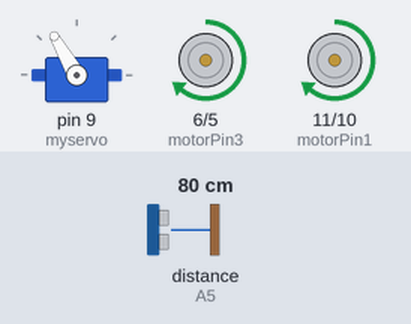
The sketch below on a simulated Arduino Uno, built with avr-gcc and run on an emulated ATmega328P. Shown: servo, motor-driver pin pairs drawn as motors (green arrow = first pin HIGH = forward, orange = second pin HIGH = backward, longer = more drive). Inputs (shaded band) come from the test bench; at power-on: distance to the obstacle (sensor on A5) 80 cm. The echo pulse lasts 58.3 µs per cm.

Above: at 3.7 s.
3.8 s: distance to the obstacle (sensor on A5) set to 34 cm
5.3 s: distance to the obstacle (sensor on A5) set to 29 cm
At 6.9 s:
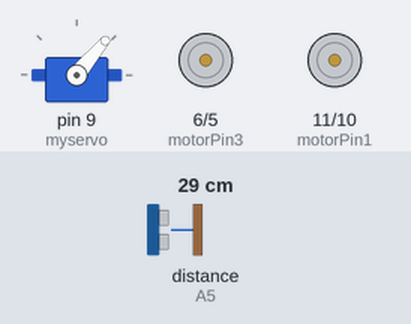
8.3 s: distance to the obstacle (sensor on A5) set to 35 cm
At 8.3 s:
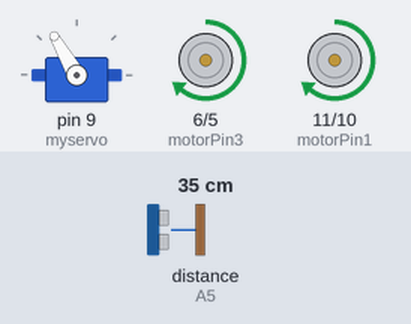
9.8 s: distance to the obstacle (sensor on A5) set to 2 cm
At 12.0 s:
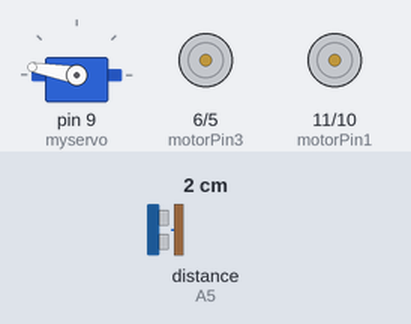
Timing chart, 0 to 13.8 s (numbered marks = the images above; inputs shaded):
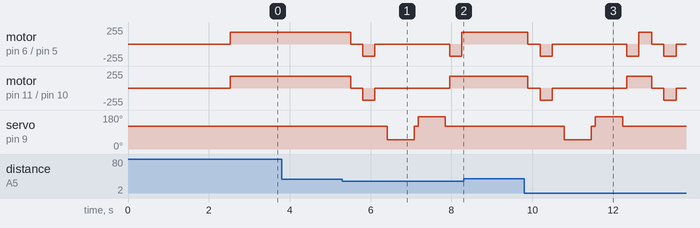

Measured:
- the behaviour switches between 31 and 30 cm on distance to the obstacle (sensor on A5) (found by bisection; images 0 and 1)
- after the input at 3.8 s, every drawn part: stays the same
- after the input at 8.3 s, motor on pin 6 (motorPin3) / pin 5 (motorPin4), motor on pin 11 (motorPin1) / pin 10 (motorPin2): stays forward 180/255 (without the input it goes to stopped after 0.28 s); servo on pin 9 (myservo): stays 120° (without the input it goes to 50° after 1.2 s)

The sketch:

arduino-4wd-robo-sketch-v1.1.ino
```cpp
#include <NewPing.h>
#include <Servo.h>

#define TRIG_PIN A4
#define ECHO_PIN A5
#define MAX_DISTANCE 200
NewPing sonar(TRIG_PIN, ECHO_PIN, MAX_DISTANCE);
Servo myservo;

boolean goesForward=false;
int distance = 100;
int speedSet = 0;

//Motor A
const int motorPin1  = 11;
const int motorPin2  = 10;

//Motor B
const int motorPin3  = 6;
const int motorPin4  = 5;

//left & right dist
int distanceR = 0;
int distanceL =  0;

void setup() {

  myservo.attach(9);
  myservo.write(120);
  delay(2000);
  distance = readPing();
  delay(100);
  distance = readPing();
  delay(100);
  distance = readPing();
  delay(100);
}

void loop() {
  if (distance<=30){
    moveStop();
    delay(300);
    moveBackward();
    delay(300);
    moveStop();
    delay(200);
    distance = lookRight();
    delay(200);
    distance = lookLeft();
    delay(200);
    if(distanceL<=distanceR){
      turnRight();
      moveStop();
    }
    else{
      turnLeft();
      moveStop();
    }

  }else{
    moveForward();
  }
  distance = readPing();
}
int lookRight()
{
    myservo.write(50);
    delay(500);
    int distance = readPing();
    delay(100);
    myservo.write(120);
    return distance;
}

int lookLeft()
{
    myservo.write(170);
    delay(500);
    int distance = readPing();
    delay(100);
    myservo.write(120);
    return distance;
}


void moveStop() {
    analogWrite(motorPin1, 0);
    analogWrite(motorPin2, 0);
    analogWrite(motorPin3, 0);
    analogWrite(motorPin4, 0);
  }

void moveForward(){

    analogWrite(motorPin1, 180);
    analogWrite(motorPin2, 0);
    analogWrite(motorPin3, 180);
    analogWrite(motorPin4, 0);
    calc();
}
void moveBackward() {

    analogWrite(motorPin1, 0);
    analogWrite(motorPin2, 180);
    analogWrite(motorPin3, 0);
    analogWrite(motorPin4, 180);

}
void turnRight() {
    analogWrite(motorPin1, 180);
    analogWrite(motorPin2, 0);
    analogWrite(motorPin3, 0);
    analogWrite(motorPin4, 180);
    delay(300);
    moveForward();

}

void turnLeft() {
  analogWrite(motorPin1, 0);
    analogWrite(motorPin2, 180);
 analogWrite(motorPin3, 180);
    analogWrite(motorPin4, 0);
  delay(300);
   moveForward();
}
int readPing() {
  delay(70);
  int cm = sonar.ping_cm();
  if(cm==0)
  {
    cm = 250;
  }
  return cm;
}
void calc(){
  distance = readPing();
  delay(50);
  distance = readPing();
  delay(50);
  distance = readPing();
  delay(10);
  if(distance<=30){
    moveStop();
    delay(300);
    moveBackward();
    delay(300);
    moveStop();
    delay(300);
    distance = lookRight();
    delay(100);
    distance = lookLeft();
    delay(100);
    if(distanceL<=distanceR){
      turnRight();
      moveStop();
    }
    else{
      turnLeft();
      moveStop();
    }

  }else{
    moveForward();
  }
}
```
